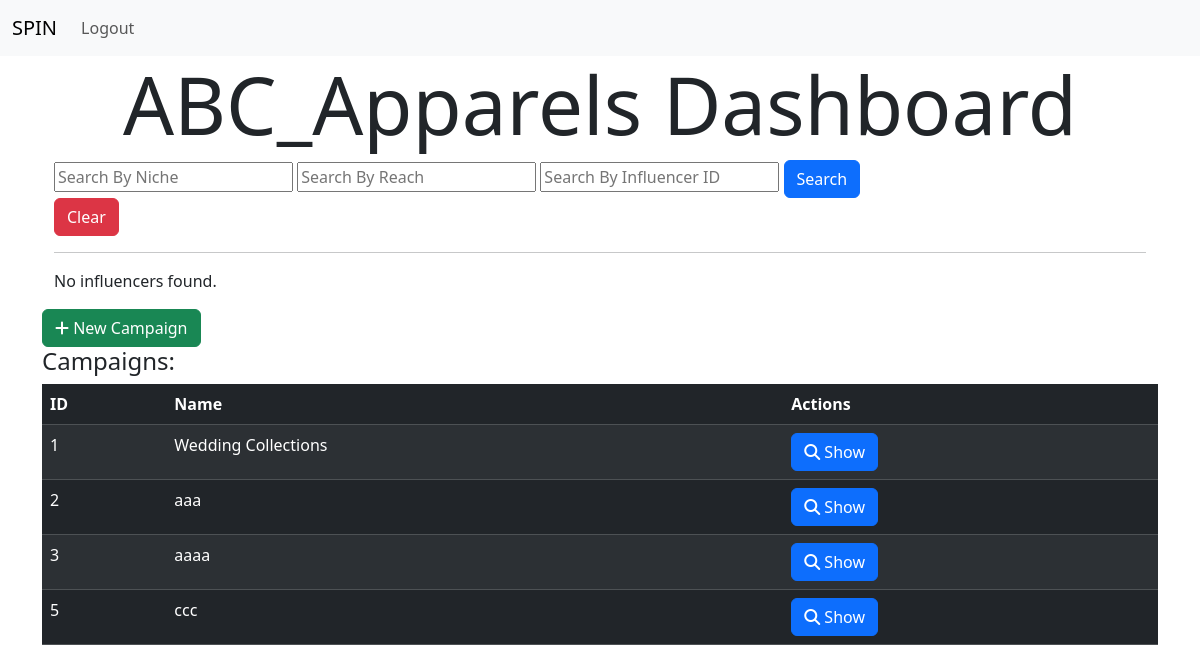
Screenshot of /sp_dash (signed in) with the database file from the repository.
### spin_app/models.py (models this page shows)
class SponsorProfile(db.Model):
    id = db.Column(db.Integer, primary_key=True)
    user_id = db.Column(db.Integer, db.ForeignKey('user.id'), nullable=False)
    company_name = db.Column(db.String(120), nullable=False)
    industry = db.Column(db.String(120), nullable=False)
    budget = db.Column(db.Float, nullable=False)

class Campaign(db.Model):
    id = db.Column(db.Integer, primary_key=True)
    name = db.Column(db.String(120), nullable=False)
    description = db.Column(db.Text, nullable=False)
    start_date = db.Column(db.Date, nullable=False)
    end_date = db.Column(db.Date, nullable=False)
    budget = db.Column(db.Float, nullable=False)
    visibility = db.Column(db.String(20), nullable=False)  # 'public' or 'private'
    goals = db.Column(db.Text, nullable=False)
    owner_id = db.Column(db.Integer, db.ForeignKey('sponsor_profile.id'), nullable=False)
    owner = db.relationship('SponsorProfile', backref=db.backref('campaigns', lazy=True, cascade='all, delete-orphan'))

### spin_app/routes.py (the view)
@app.route('/sp_dash')
@login_required
def sp_dash():
    if current_user.role != 'sponsor':
        flash('You do not have permission to access this page', category='danger')
        return redirect(url_for('home'))
    sponsor_profile = SponsorProfile.query.filter_by(user_id=current_user.id).first()
    campaigns = Campaign.query.filter_by(owner_id=sponsor_profile.id).all()
    return render_template('sp_dash.html',sponsor_profile=sponsor_profile, campaigns=campaigns, search_result=None)

### spin_app/models.py (called while the page is built)
@login_manager.user_loader
def load_user(user_id):
    return User.query.get(int(user_id))

### spin_app/routes.py (called while the page is built)
@app.before_request
def before_request():
    g.user = current_user

### spin_app/templates/sp_dash.html (shortened to what this page needs)
{% extends 'base.html' %}
{% block content %}
<center>
<h1 class="display-1">{{ sponsor_profile.company_name }} Dashboard</h1>
</center>
<div class="container">
    <form method="POST" action="{{ url_for('sp_dash_post') }}">
        <input type="text" name="searchbyniche" placeholder="Search By Niche">
        <input type="number" name="searchbyreach" placeholder="Search By Reach">
        <input type="text" name="influencer" placeholder="Search By Influencer ID">
        <button type="submit" class="btn btn-primary">Search</button>
    </form>
    <form method="POST" action="{{ url_for('clear_search') }}">
        <button type="submit" class="btn btn-danger">Clear</button>
    </form>
    <hr>
    {% if search_result %}
    <h2>Search Results</h2>
    <ul>
        {% for influencer in search_result %}
        <li>
            <h3>{{ influencer.name }}</h3>
            <p><strong>Category:</strong> {{ influencer.category }}</p>
            <p><strong>Niche:</strong> {{ influencer.niche }}</p>
            <p><strong>Reach:</strong> {{ influencer.reach }}</p>
        </li>
        {% endfor %}
    </ul>
    {% else %}
    <p>No influencers found.</p>
    {% endif %}
</div>
<a href="{{ url_for('new_campaign') }}" class="btn btn-success">
    <i class="fas fa-plus"></i>
    New Campaign
</a>
<h4>Campaigns:</h4>
<table class="table table-dark table-striped">
    <thead>
        <tr>
            <th>ID</th>
            <th>Name</th>
            <th>Actions</th>
        </tr>
    </thead>
    <tbody>
        {% for campaign in campaigns %}
        <tr>
            <td>{{ campaign.id }}</td>
            <td>{{ campaign.name }}</td>
            <td>
                <a href="{{ url_for('view_campaign', id=campaign.id) }}" class="btn btn-primary">
                    <i class="fas fa-search"></i>
                    Show
                </a>
            </td>
        </tr>
        {% endfor %}
    </tbody>
</table>
{% endblock %}

### spin_app/templates/base.html (style rules this page uses)
body { background-image: url('/static/images/lib.jpg'); background-size: cover; background-position: center; background-repeat: no-repeat; margin: 0; padding: 0; }

### rows the page displays
SponsorProfile: company_name "ABC_Apparels"
Campaign: id "1", name "Wedding Collections"
Campaign: id "2", name "aaa"
Campaign: id "3", name "aaaa"
Campaign: id "5", name "ccc"
